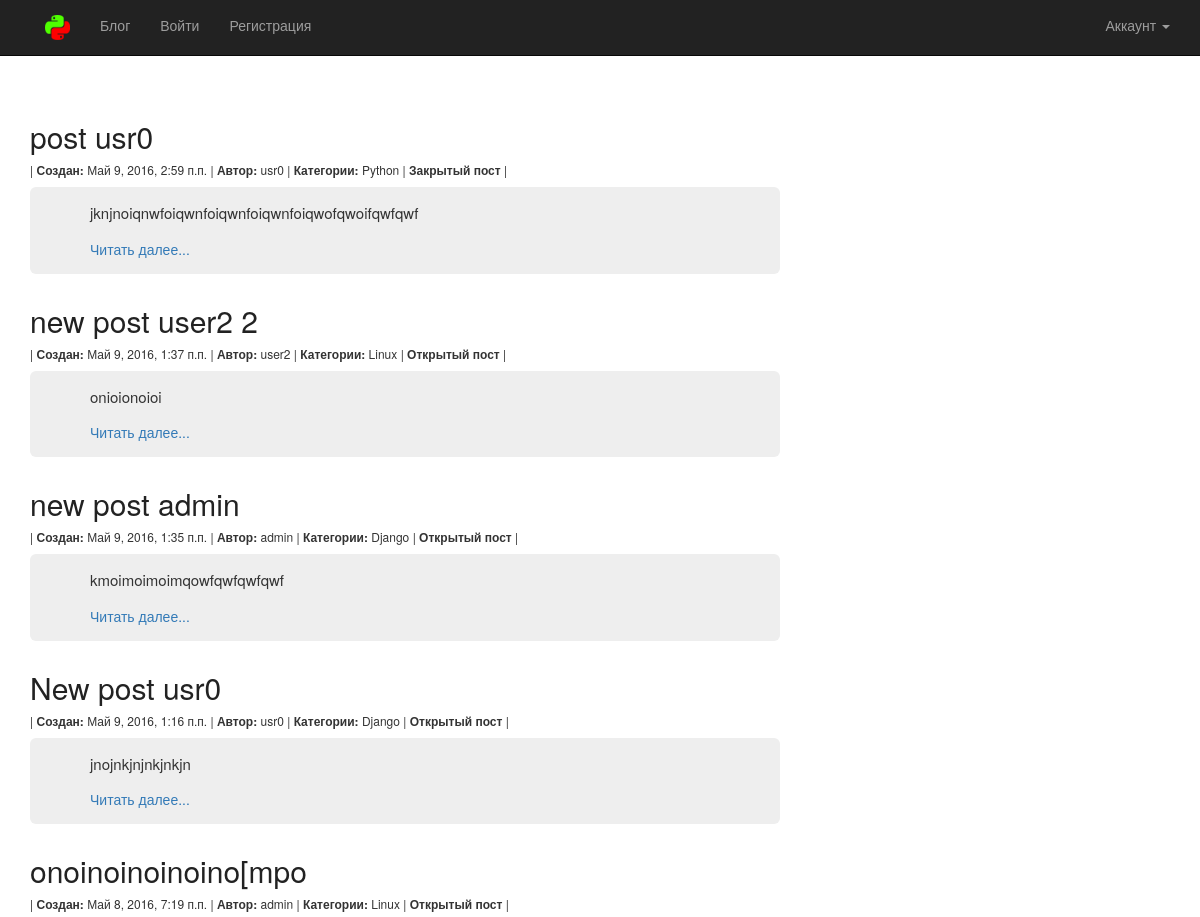
The app's page / (upper part), older data.
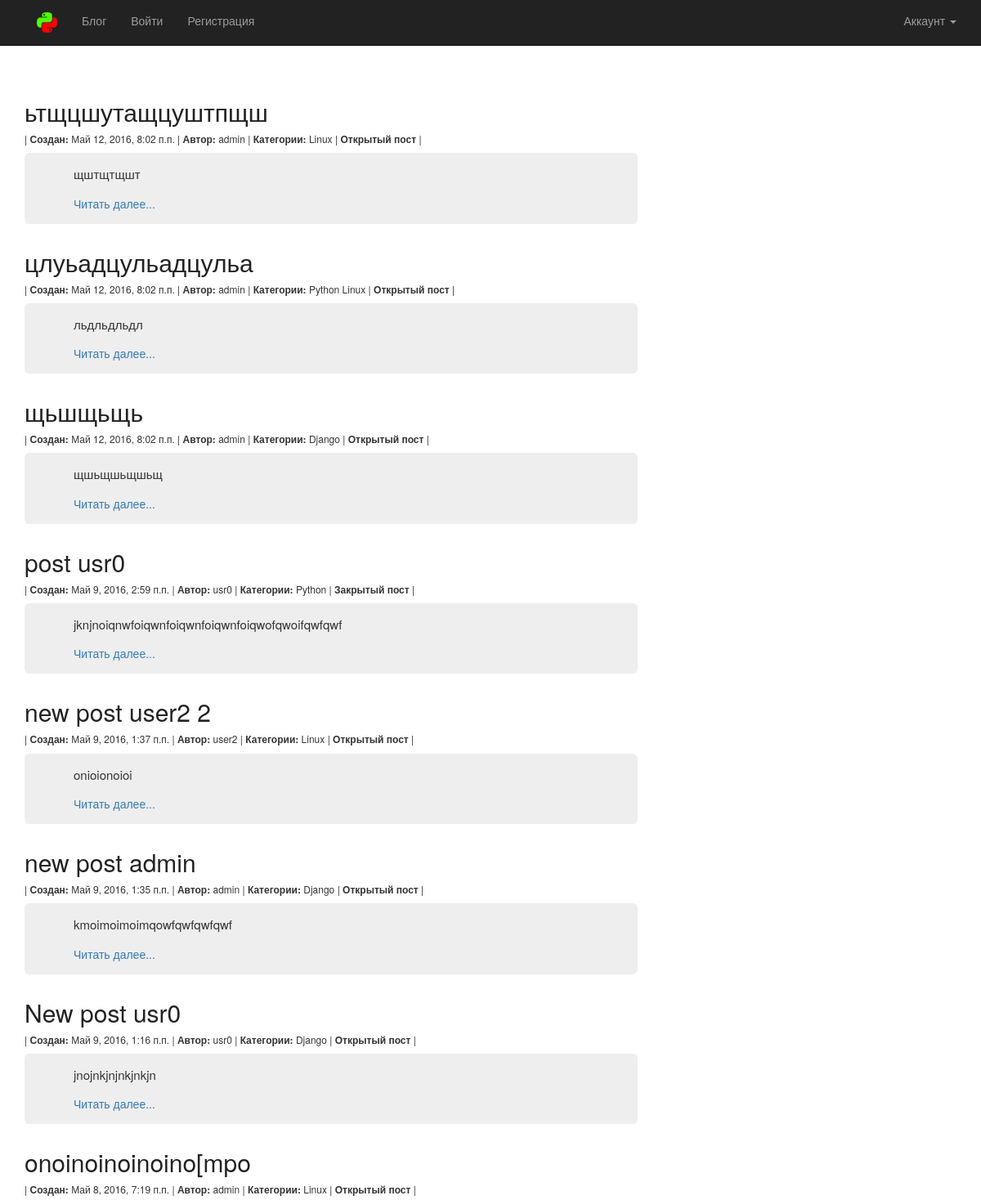
The same page, newer data.
### blog/models.py (models this page shows, shortened)
class Article(models.Model):
    article_title = models.CharField(max_length=100)
    article_text = models.TextField()
    article_date_create = models.DateTimeField(default=timezone.now)
    article_date_modify = models.DateTimeField(default=timezone.now)
    article_access = models.BooleanField(default=True)
    article_autor = models.ForeignKey(User)
    article_tag = models.ManyToManyField(Tags)
    article_count = models.ManyToManyField('CountArticle')

class Tags(models.Model):
    tags_name = models.CharField(max_length=50)
    def __str__(self):
        return self.tags_name

### blog/views.py (the view)
# urls.py: url(r'^$', views.HomeView.as_view(), name='home'),
class HomeView(generic.ListView):
    template_name = 'blog/home.html'
    context_object_name = 'post_blog'
    def get_queryset(self):
        return Article.objects.order_by('-article_date_create').all()

### blog/context_processors.py (called while the page is built, shortened)
def total_count(request):
    return {}

### blog/templates/blog/home.html (shortened to what this page needs)
{% load staticfiles %}
<!DOCTYPE html>
<html lang="ru">
<head>
    {% block load_css %}
      <link href="{% static 'blog/css/bootstrap.css' %}" rel="stylesheet">
      <link rel="stylesheet" type="text/css" href="{% static 'blog/style.css' %}">
    {% endblock load_css %}
</head>
<body>
  {% block header %}
    <div class="container-fluit">
      <div class="row">
        <div class="navbar navbar-inverse navbar-fixed-top">
          <div class="container">
            <ul class="nav navbar-nav navbar-right">
              <li class="dropdown">
                <a class="dropdown-toggle" data-toggle="dropdown" role="button" aria-expanded="false">Аккаунт <span class="caret"></span></a>
              </li>
            </ul>
            <div class="collapse navbar-collapse">
              <ul class="nav navbar-nav">
                <li><a><img src="{% static 'blog/image/pycon.png' %}" width="25" height="25"></a><li>
                <li><a href="{% url 'blog:home' %}">Блог</a></li>
                {% if request.user.is_authenticated %}
                  <li><a href="{% url 'blog:edit' %}">Мои посты</a></li>
                  <li><a href="{% url 'blog:newpost' %}">Новый пост</a></li>
                  <li><a href="{% url 'blog:logout' %}">Выйти</a></li>
                {% else %}
                  <li><a href="{% url 'blog:login' %}">Войти</a></li>
                  <li><a href="{% url 'blog:reg' %}">Регистрация</a></li>
                {% endif %}
              </ul>
            </div>
          </div>
        </div>
      </div>
    </div>
  {% endblock header %}
  {% block post %}
    {% if post_blog %}
      <div class="container blog-post">
        <div class="row">
          <div class="col-lg-8 col-md-8">
            {% for x in post_blog %}
              <div>
                <h2 class="article-title">
                  <a class="article-title" href="{% url 'blog:full' x.id %}"> {{ x.article_title }} </a>
                </h2>
              </div>
              <h6>|
                <b>Создан:</b> {{ x.article_date_create }} |
                <b>Автор:</b> {{ x.article_autor }} |
                <b>Категории:</b>
                {% for tag in x.article_tag.all %}
                  {{ tag }}
                {% endfor %}|
                {% if x.article_access %}
                  <b>Открытый пост</b>
                {% else %}
                  <b>Закрытый пост</b>
                {% endif %} |
              </h6>
              <div class="jumbotron">
                <p class="text-justify">
                  {{ x.article_text|safe|truncatewords_html:20 }}
                </p>
                <a href="{% url 'blog:full' x.id %}">Читать далее...</a>
              </div>
            {% endfor %}
          </div>
        </div>
      </div>
    {% endif %}
  {% endblock post %}
</body>
</html>

### blog/static/blog/style.css (style rules this page uses)
body { margin-top: 100px; }
.article-title a, .article-title a:visited { color: #222222; text-decoration: none; }
p.text-justify { font-size: 15px; }
.jumbotron p { font-size: 15px; }
div.jumbotron { padding-bottom: 15px; padding-top: 15px; padding-right: 15px; padding-left: 15px; }

Row changes from the older to the newer data that the page shows:
added Article: article_title "ьтщцшутащцуштпщш", article_date_create "Май 12, 2016, 8:02 п.п.", article_autor "admin", article_access "Открытый пост", article_text "щштщтщшт", Tags (tags_name "Linux")
added Article: article_title "цлуьадцульадцульа", article_date_create "Май 12, 2016, 8:02 п.п.", article_autor "admin", article_access "Открытый пост", article_text "льдльдльдл", Tags (tags_name "Python"), Tags (tags_name "Linux")
added Article: article_title "щьшщьщь", article_date_create "Май 12, 2016, 8:02 п.п.", article_autor "admin", article_access "Открытый пост", article_text "щшьщшьщшьщ", Tags (tags_name "Django")
